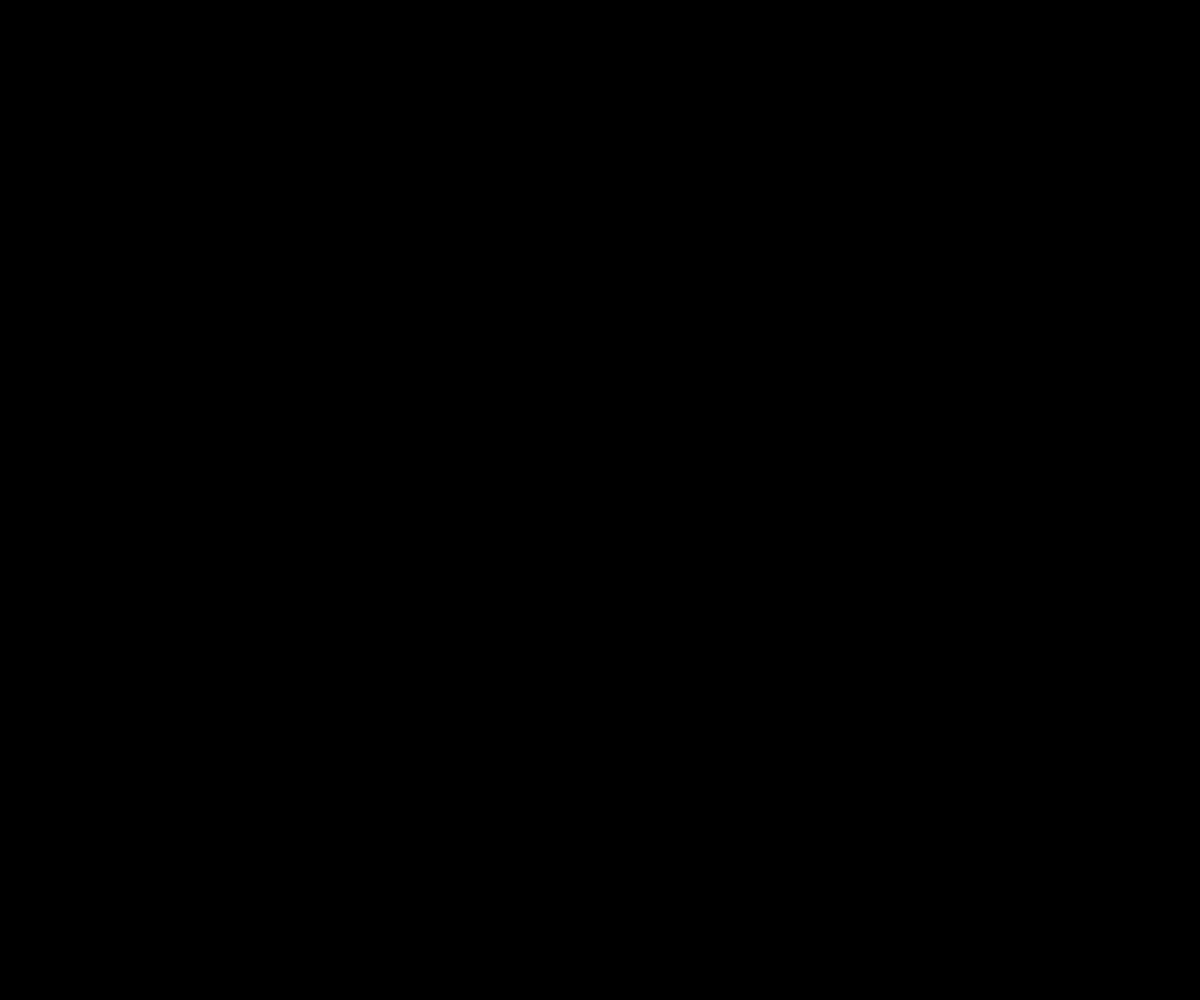
Frame 1 (no input)
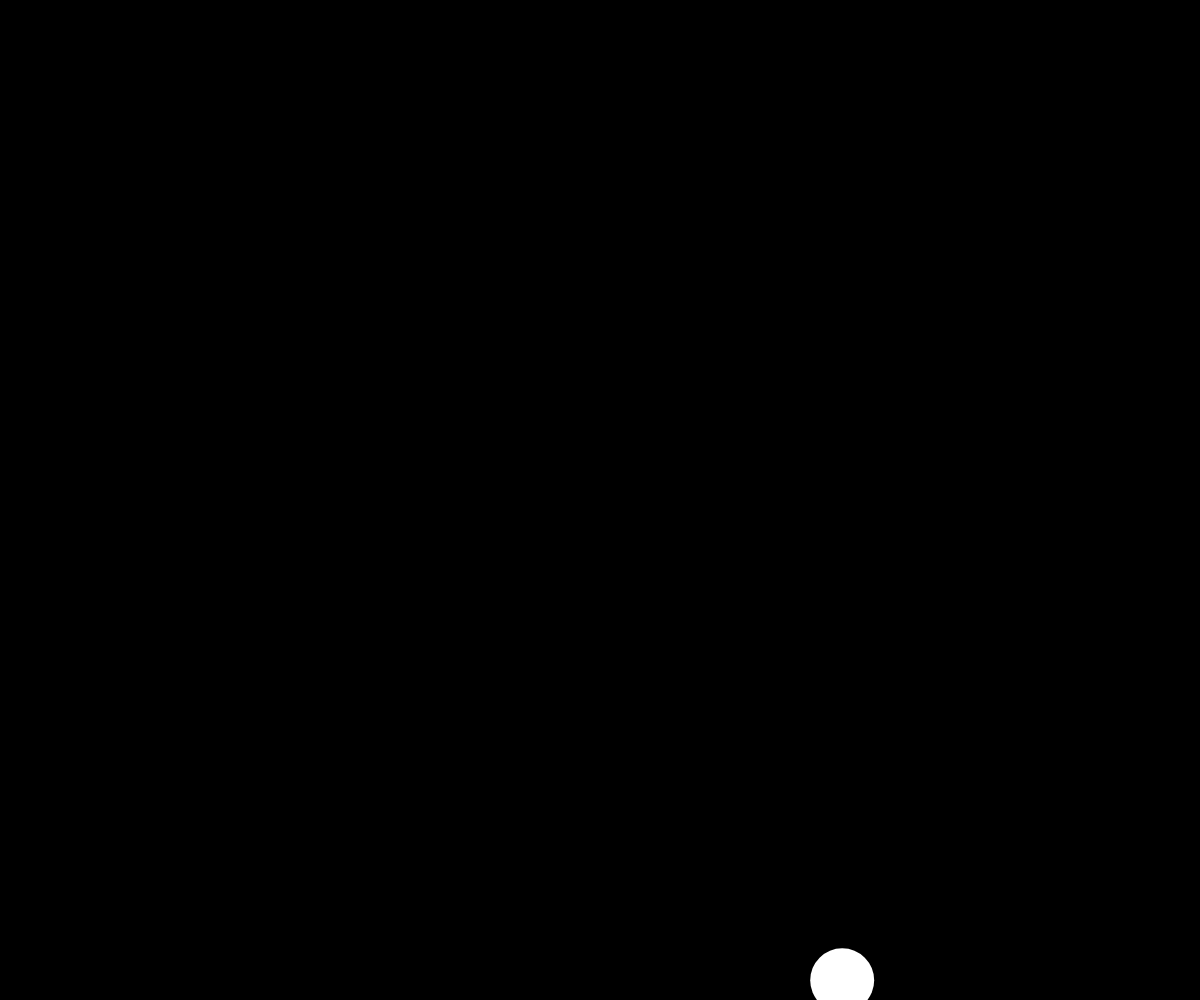
Frame 60 (no input)
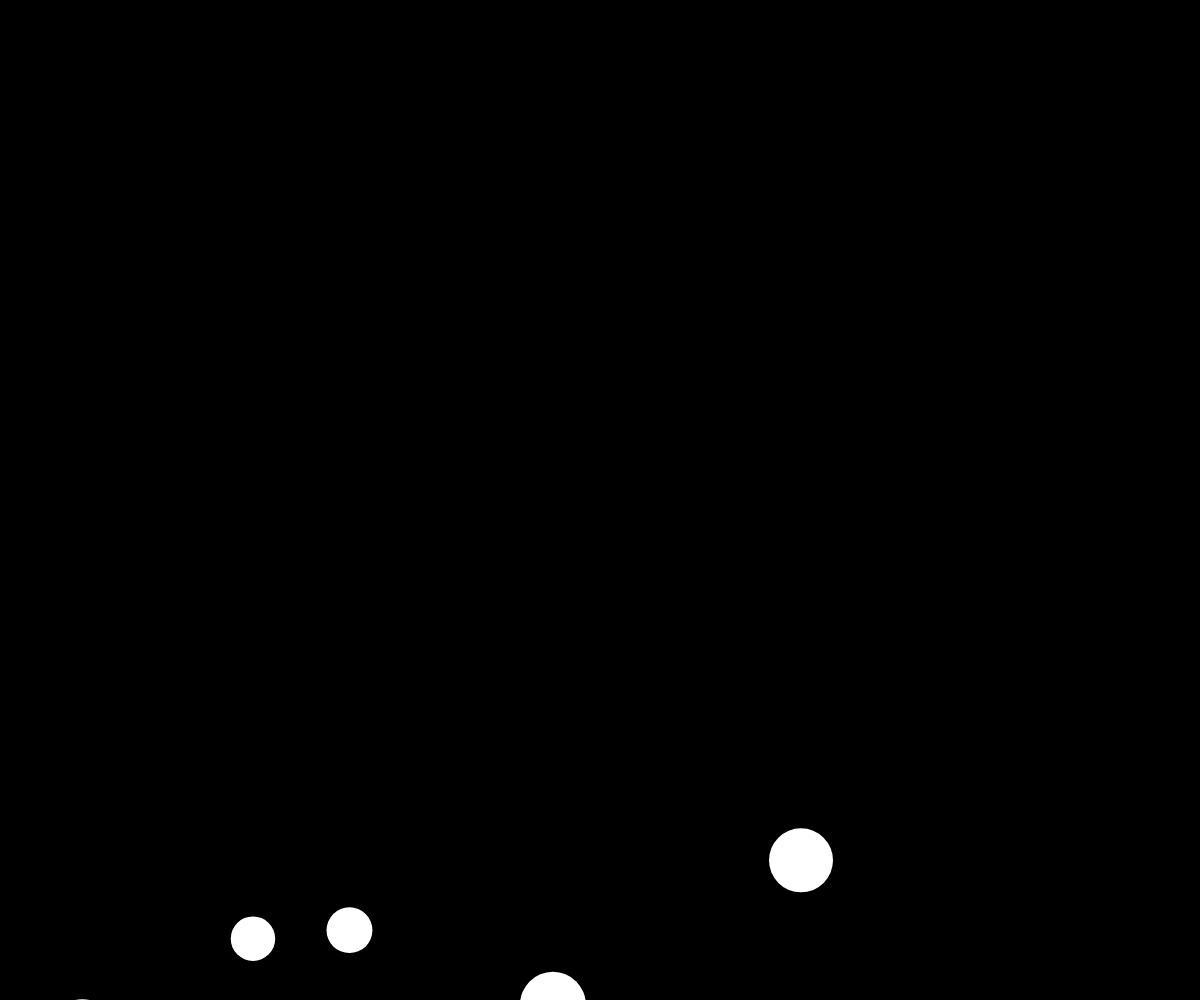
Frame 120 (the mouse pressed at the canvas centre since frame 60)

The p5.js sketch that drew these frames (run headless with seeded random() and noise() and a simulated clock; from frame 60 on, the mouse is pressed at the canvas centre):

// p5.js sketch
// ── sketch.js
// Project Title
// Your Name
// Date
//
// Extra for Experts:
// - describe what you did to take this project "above and beyond"

let theBubbles = [];

function setup() {
  createCanvas(windowWidth, windowHeight);
  // window.setInterval(spawnBubble, 77); //runs function every half second
}

function draw() {
  background("black");
  if (frameCount % 20 === 0) {
    spawnBubble();
  }
  for (let i = theBubbles.length -1; i >= 0; i--) {
    if (theBubbles[i].isPopped) {
      theBubbles.splice(i, 1);
    }
    else {
      theBubbles[i].display();
      theBubbles[i].move();
    }

  }
}

function spawnBubble() {
    let someBubble = new Bubble();
    theBubbles.push(someBubble);
}

class Bubble {
  constructor() {
    this.x = random(width);
    this.y = height + random(50, 100);
    this.dx = 0;
    this.dy = -2;
    this.radius = random(17, 37);
    this.theta = 0;
    this.isAlive = true;
    this.whenIDied = 0;
    this.countdown = 1000;
    this.isPopped = false;
  }

  display() {

      noStroke();
      fill("white");
      ellipse(this.x, this.y, this.radius*2, this.radius*2);

  }

  move() {
    if (this.y - this.radius > 0) {
      this.x += this.dx;
      this.y += this.dy;
  
      this.dx = map(noise(this.theta), 0, 1, -5, 5);
      this.theta += 0.02;
    }
    //when it hits the top
    else if (this.isAlive) {
      this.isAlive = false;
      this.whenIDied = millis();
    }
    //stuck on the top
    else {
      if (millis() > this. whenIDied + this.countdown) {
        this.isPopped = true;
      }
    }
  }
}
